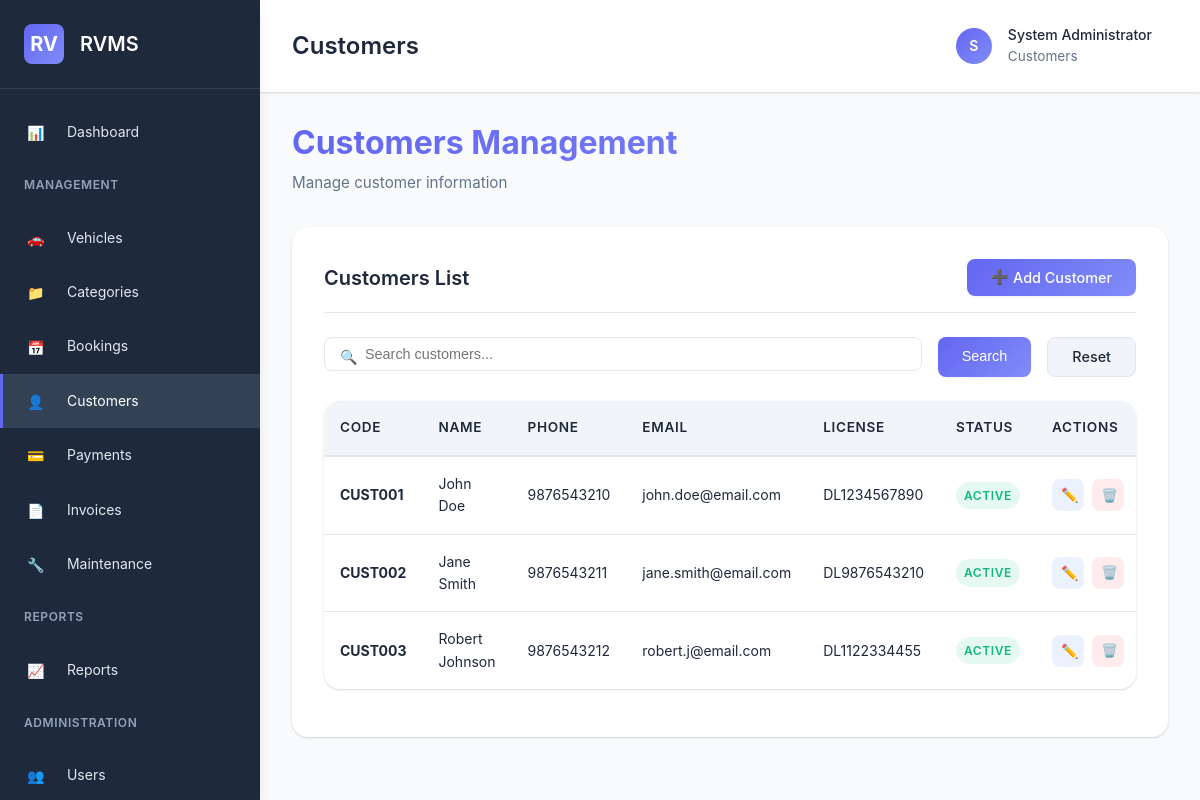
Screenshot of /pages/customers.php (signed in) with the database file from the repository.
### tables this page shows
CREATE TABLE IF NOT EXISTS users (
    id INT AUTO_INCREMENT PRIMARY KEY,
    username VARCHAR(50) UNIQUE NOT NULL,
    email VARCHAR(100) UNIQUE NOT NULL,
    password VARCHAR(255) NOT NULL,
    full_name VARCHAR(100) NOT NULL,
    role ENUM('admin', 'staff', 'customer') DEFAULT 'customer',
    phone VARCHAR(20),
    address TEXT,
    status ENUM('active', 'inactive') DEFAULT 'active',
    created_at TIMESTAMP DEFAULT CURRENT_TIMESTAMP,
    updated_at TIMESTAMP DEFAULT CURRENT_TIMESTAMP ON UPDATE CURRENT_TIMESTAMP,
    INDEX idx_username (username),
    INDEX idx_email (email),
    INDEX idx_role (role)
);

CREATE TABLE IF NOT EXISTS customers (
    id INT AUTO_INCREMENT PRIMARY KEY,
    user_id INT,
    customer_code VARCHAR(20) UNIQUE NOT NULL,
    full_name VARCHAR(100) NOT NULL,
    email VARCHAR(100),
    phone VARCHAR(20) NOT NULL,
    address TEXT,
    license_number VARCHAR(50),
    license_expiry DATE,
    id_proof VARCHAR(255),
    address_proof VARCHAR(255),
    status ENUM('active', 'inactive', 'blacklisted') DEFAULT 'active',
    created_at TIMESTAMP DEFAULT CURRENT_TIMESTAMP,
    updated_at TIMESTAMP DEFAULT CURRENT_TIMESTAMP ON UPDATE CURRENT_TIMESTAMP,
    FOREIGN KEY (user_id) REFERENCES users(id) ON DELETE SET NULL,
    INDEX idx_customer_code (customer_code),
    INDEX idx_phone (phone),
    INDEX idx_email (email)
);

### config/auth.php (called while the page is built, shortened)
<?php
function isLoggedIn() {
    return isset($_SESSION['user_id']) && !empty($_SESSION['user_id']);
}
function hasRole($roles) {
    $userRole = $_SESSION['user_role'] ?? '';
    if (is_array($roles)) {
        return in_array($userRole, $roles);
    }
    return $userRole === $roles;
}
function getCurrentUser() {
    $db = getDB();
    try {
        $stmt = $db->prepare("SELECT id, username, email, full_name, role, phone, address, status FROM users WHERE id = ? LIMIT 1");
        $stmt->execute([$_SESSION['user_id']]);
        return $stmt->fetch();
    } catch(PDOException $e) {
        error_log("Get User Error: " . $e->getMessage());
        return null;
    }
}

### pages/customers.php (the view, shortened to what this page needs)
<?php
require_once '../config/auth.php';
$pageTitle = 'Customers';
$db = getDB();
$search = $_GET['search'] ?? '';
$page = intval($_GET['page'] ?? 1);
$where = ['1=1'];
$params = [];
$whereClause = implode(' AND ', $where);
$countStmt = $db->prepare("SELECT COUNT(*) as total FROM customers WHERE $whereClause");
$countStmt->execute($params);
$totalItems = $countStmt->fetch()['total'];
$pagination = getPagination($page, $totalItems);
$offset = $pagination['offset'];
$stmt = $db->prepare("SELECT * FROM customers WHERE $whereClause ORDER BY created_at DESC LIMIT ? OFFSET ?");
$stmt->execute(array_merge($params, [ITEMS_PER_PAGE, $offset]));
$customers = $stmt->fetchAll();
$editCustomer = null;
include '../includes/header.php';
?>
<div class="page-header">
    <h1 class="page-title">Customers Management</h1>
    <p class="page-subtitle">Manage customer information</p>
</div>
<?php if (isset($_GET['add']) || isset($_GET['edit'])): ?>
    <div class="card">
        <div class="card-header">
            <h3 class="card-title"><?php echo isset($_GET['edit']) ? 'Edit Customer' : 'Add Customer'; ?></h3>
        </div>
        <div class="card-body">
            <form method="POST" enctype="multipart/form-data">
                <input type="hidden" name="action" value="<?php echo isset($_GET['edit']) ? 'edit' : 'add'; ?>">
                <?php if (isset($_GET['edit'])): ?>
                    <input type="hidden" name="id" value="<?php echo $editCustomer['id']; ?>">
                <?php endif; ?>
                <div style="display: grid; grid-template-columns: 1fr 1fr; gap: var(--spacing-lg);">
                    <div class="form-group">
                        <label class="form-label" for="customer_code">Customer Code</label>
                        <input type="text" class="form-control" id="customer_code" name="customer_code" value="<?php echo htmlspecialchars($editCustomer['customer_code'] ?? ''); ?>" <?php echo isset($_GET['edit']) ? '' : 'readonly'; ?>>
                        <div class="form-help">Auto-generated if left empty</div>
                    </div>
                    <div class="form-group">
                        <label class="form-label required" for="full_name">Full Name</label>
                        <input type="text" class="form-control" id="full_name" name="full_name" required value="<?php echo htmlspecialchars($editCustomer['full_name'] ?? ''); ?>">
                    </div>
                    <div class="form-group">
                        <label class="form-label" for="email">Email</label>
                        <input type="email" class="form-control" id="email" name="email" value="<?php echo htmlspecialchars($editCustomer['email'] ?? ''); ?>">
                    </div>
                    <div class="form-group">
                        <label class="form-label required" for="phone">Phone</label>
                        <input type="text" class="form-control" id="phone" name="phone" required value="<?php echo htmlspecialchars($editCustomer['phone'] ?? ''); ?>">
                    </div>
                    <div class="form-group" style="grid-column: 1 / -1;">
                        <label class="form-label" for="address">Address</label>
                        <textarea class="form-control" id="address" name="address" rows="2"><?php echo htmlspecialchars($editCustomer['address'] ?? ''); ?></textarea>
                    </div>
                    <div class="form-group">
                        <label class="form-label" for="license_number">License Number</label>
                        <input type="text" class="form-control" id="license_number" name="license_number" value="<?php echo htmlspecialchars($editCustomer['license_number'] ?? ''); ?>">
                    </div>
                    <div class="form-group">
                        <label class="form-label" for="license_expiry">License Expiry</label>
                        <input type="date" class="form-control" id="license_expiry" name="license_expiry" value="<?php echo $editCustomer['license_expiry'] ?? ''; ?>">
                    </div>
                    <div class="form-group">
                        <label class="form-label" for="id_proof">ID Proof</label>
                        <input type="file" class="form-control" id="id_proof" name="id_proof" accept=".pdf,.jpg,.jpeg,.png">
                        <?php if ($editCustomer && $editCustomer['id_proof']): ?>
                            <a href="<?php echo getFileUrl($editCustomer['id_proof'], 'documents'); ?>" target="_blank" class="btn btn-sm btn-info" style="margin-top: var(--spacing-sm);">View Current</a>
                        <?php endif; ?>
                    </div>
                    <div class="form-group">
                        <label class="form-label" for="address_proof">Address Proof</label>
                        <input type="file" class="form-control" id="address_proof" name="address_proof" accept=".pdf,.jpg,.jpeg,.png">
                        <?php if ($editCustomer && $editCustomer['address_proof']): ?>
                            <a href="<?php echo getFileUrl($editCustomer['address_proof'], 'documents'); ?>" target="_blank" class="btn btn-sm btn-info" style="margin-top: var(--spacing-sm);">View Current</a>
                        <?php endif; ?>
                    </div>
                    <div class="form-group">
                        <label class="form-label" for="status">Status</label>
                        <select class="form-control" id="status" name="status">
                            <option value="active" <?php echo ($editCustomer && $editCustomer['status'] === 'active') ? 'selected' : ''; ?>>Active</option>
                            <option value="inactive" <?php echo ($editCustomer && $editCustomer['status'] === 'inactive') ? 'selected' : ''; ?>>Inactive</option>
                            <option value="blacklisted" <?php echo ($editCustomer && $editCustomer['status'] === 'blacklisted') ? 'selected' : ''; ?>>Blacklisted</option>
                        </select>
                    </div>
                </div>
                <div class="card-footer">
                    <a href="<?php echo BASE_URL; ?>pages/customers.php" class="btn btn-secondary">Cancel</a>
                    <button type="submit" class="btn btn-primary"><?php echo isset($_GET['edit']) ? 'Update' : 'Add'; ?> Customer</button>
                </div>
            </form>
        </div>
    </div>
<?php else: ?>
    <div class="card">
        <div class="card-header">
            <h3 class="card-title">Customers List</h3>
            <a href="<?php echo BASE_URL; ?>pages/customers.php?add=1" class="btn btn-primary">
                <i class="icon icon-add"></i> Add Customer
            </a>
        </div>
        <div class="card-body">
            <form method="GET" class="search-filter-bar">
                <div class="search-box">
                    <i class="icon icon-search"></i>
                    <input type="text" class="form-control" name="search" placeholder="Search customers..." value="<?php echo htmlspecialchars($search); ?>">
                </div>
                <button type="submit" class="btn btn-primary">Search</button>
                <a href="<?php echo BASE_URL; ?>pages/customers.php" class="btn btn-secondary">Reset</a>
            </form>
            <div class="table-container" style="margin-top: var(--spacing-lg);">
                <table class="table">
                    <thead>
                        <tr>
                            <th>Code</th>
                            <th>Name</th>
                            <th>Phone</th>
                            <th>Email</th>
                            <th>License</th>
                            <th>Status</th>
                            <th>Actions</th>
                        </tr>
                    </thead>
                    <tbody>
                        <?php if (empty($customers)): ?>
                            <tr>
                                <td colspan="7" class="text-center">No customers found</td>
                            </tr>
                        <?php else: ?>
                            <?php foreach ($customers as $customer): ?>
                                <tr>
                                    <td><strong><?php echo htmlspecialchars($customer['customer_code']); ?></strong></td>
                                    <td><?php echo htmlspecialchars($customer['full_name']); ?></td>
                                    <td><?php echo htmlspecialchars($customer['phone']); ?></td>
                                    <td><?php echo htmlspecialchars($customer['email'] ?? '-'); ?></td>
                                    <td><?php echo htmlspecialchars($customer['license_number'] ?? '-'); ?></td>
                                    <td>
                                        <span class="badge badge-<?php
                                            echo $customer['status'] === 'active' ? 'success' :
                                                ($customer['status'] === 'blacklisted' ? 'danger' : 'secondary');
                                        ?>">
                                            <?php echo ucfirst($customer['status']); ?>
                                        </span>
                                    </td>
                                    <td>
                                        <div class="action-buttons">
                                            <a href="<?php echo BASE_URL; ?>pages/customers.php?edit=<?php echo $customer['id']; ?>" class="action-btn action-btn-edit">
                                                <i class="icon icon-edit"></i>
                                            </a>
                                            <form method="POST" style="display: inline;" onsubmit="return confirmDelete();">
                                                <button type="submit" class="action-btn action-btn-delete">
                                                    <i class="icon icon-delete"></i>
                                                </button>
                                            </form>
                                        </div>
                                    </td>
                                </tr>
                            <?php endforeach; ?>
                        <?php endif; ?>
                    </tbody>
                </table>
            </div>
        </div>
    </div>
<?php endif; ?>
<?php include '../includes/footer.php'; ?>

### includes/header.php (shortened to what this page needs)
<?php
$currentUser = getCurrentUser();
$currentPage = basename($_SERVER['PHP_SELF']);
?>
<!DOCTYPE html>
<html lang="en">
<head>
    <link rel="stylesheet" href="<?php echo BASE_URL; ?>assets/css/style.css">
    <link rel="stylesheet" href="<?php echo BASE_URL; ?>assets/icons/icons.css">
</head>
<body>
    <aside class="sidebar" id="sidebar">
        <div class="sidebar-header">
            <div class="sidebar-logo">RV</div>
            <div class="sidebar-title">RVMS</div>
        </div>
        <nav class="sidebar-menu">
            <a href="<?php echo BASE_URL; ?>dashboard.php" class="menu-item <?php echo $currentPage === 'dashboard.php' ? 'active' : ''; ?>">
                <i class="icon icon-dashboard"></i> Dashboard
            </a>
            <?php if (hasRole(['admin', 'staff'])): ?>
            <div class="menu-group-title">Management</div>
            <a href="<?php echo BASE_URL; ?>pages/vehicles.php" class="menu-item <?php echo $currentPage === 'vehicles.php' ? 'active' : ''; ?>">
                <i class="icon icon-vehicle"></i> Vehicles
            </a>
            <a href="<?php echo BASE_URL; ?>pages/categories.php" class="menu-item <?php echo $currentPage === 'categories.php' ? 'active' : ''; ?>">
                <i class="icon icon-category"></i> Categories
            </a>
            <a href="<?php echo BASE_URL; ?>pages/bookings.php" class="menu-item <?php echo $currentPage === 'bookings.php' ? 'active' : ''; ?>">
                <i class="icon icon-booking"></i> Bookings
            </a>
            <a href="<?php echo BASE_URL; ?>pages/customers.php" class="menu-item <?php echo $currentPage === 'customers.php' ? 'active' : ''; ?>">
                <i class="icon icon-customer"></i> Customers
            </a>
            <a href="<?php echo BASE_URL; ?>pages/payments.php" class="menu-item <?php echo $currentPage === 'payments.php' ? 'active' : ''; ?>">
                <i class="icon icon-payment"></i> Payments
            </a>
            <a href="<?php echo BASE_URL; ?>pages/invoices.php" class="menu-item <?php echo $currentPage === 'invoices.php' ? 'active' : ''; ?>">
                <i class="icon icon-file"></i> Invoices
            </a>
            <a href="<?php echo BASE_URL; ?>pages/maintenance.php" class="menu-item <?php echo $currentPage === 'maintenance.php' ? 'active' : ''; ?>">
                <i class="icon icon-maintenance"></i> Maintenance
            </a>
            <?php endif; ?>
            <?php if (hasRole(['admin', 'staff'])): ?>
            <div class="menu-group-title">Reports</div>
            <a href="<?php echo BASE_URL; ?>pages/reports.php" class="menu-item <?php echo $currentPage === 'reports.php' ? 'active' : ''; ?>">
                <i class="icon icon-report"></i> Reports
            </a>
            <?php endif; ?>
            <?php if (hasRole(['admin'])): ?>
            <div class="menu-group-title">Administration</div>
            <a href="<?php echo BASE_URL; ?>pages/users.php" class="menu-item <?php echo $currentPage === 'users.php' ? 'active' : ''; ?>">
                <i class="icon icon-user"></i> Users
            </a>
            <?php endif; ?>
        </nav>
    </aside>
    <div class="main-content">
        <header class="header">
            <div class="header-left">
                <h2 style="margin: 0; font-size: 1.5rem;"><?php echo isset($pageTitle) ? $pageTitle : 'Dashboard'; ?></h2>
            </div>
            <div class="header-right">
                <div class="user-menu">
                    <div class="user-avatar"><?php echo strtoupper(substr($currentUser['full_name'], 0, 1)); ?></div>
                    <div>
                        <div style="font-weight: 500;"><?php echo htmlspecialchars($currentUser['full_name']); ?></div>
                        <div style="font-size: 0.85rem; color: var(--text-secondary);">
                            <?php echo isset($pageTitle) ? $pageTitle : ucfirst($currentUser['role']); ?>
                        </div>
                    </div>
                </div>
            </div>
        </header>
        <div class="content">

### rows the page displays
users: full_name "S", full_name "System Administrator"
customers: customer_code "CUST001", full_name "John Doe", phone "9876543210", email "john.doe@email.com", license_number "DL1234567890", status "ACTIVE"
customers: customer_code "CUST002", full_name "Jane Smith", phone "9876543211", email "jane.smith@email.com", license_number "DL9876543210", status "ACTIVE"
customers: customer_code "CUST003", full_name "Robert Johnson", phone "9876543212", email "robert.j@email.com", license_number "DL1122334455", status "ACTIVE"

### other values shown
$pageTitle "Customers"
